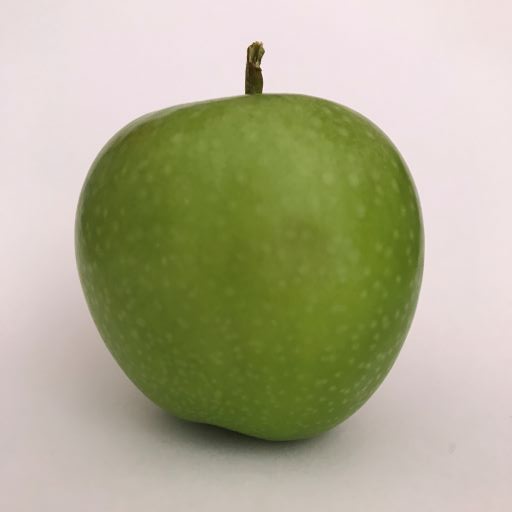
#> input picture data/Arjantin/IMG_1188.JPG, 512 x 512 px; its folder holds only this picture in this run
$ jupyter execute --allow-errors knn.ipynb
#> lines starting #> are read from the running program, lines starting #| are printed output that depends on the picture
[cell 1]
import cv2 as cv
from sklearn.neighbors import KNeighborsClassifier
from sklearn.metrics import accuracy_score
from sklearn.model_selection import GridSearchCV
from sklearn.model_selection import train_test_split
from sklearn.cluster import KMeans
from sklearn.preprocessing import StandardScaler
import numpy as np
import os

[cell 2]
# Set the path to the data folder
data_path = '../data/'

classes = os.listdir(data_path)
data = []
labels = []

for type in classes:
    all_apples = os.listdir(data_path + type)
    for apple in all_apples:
        img = cv.imread(data_path + type + '/' + apple)
#> img is the input picture: shape (512, 512, 3); mean B, G, R 143.8, 172.9, 174.7
        img = cv.cvtColor(img, cv.COLOR_BGR2GRAY)
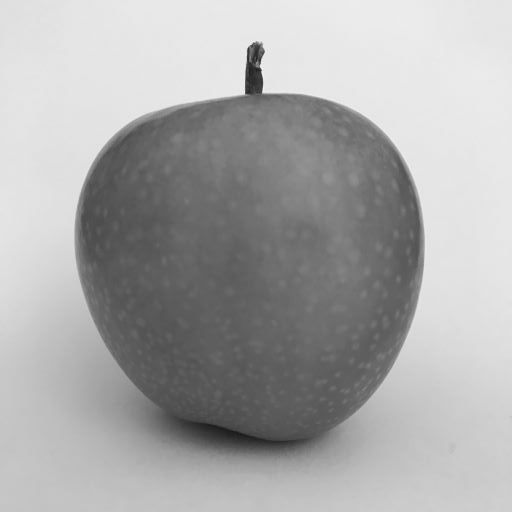
#> img: shape (512, 512); min 22, max 246, mean 170.2
        img = cv.resize(img, (512, 512))
        data.append(img)
        labels.append(type)
#> pass 2 of the loop `for type in classes:`:
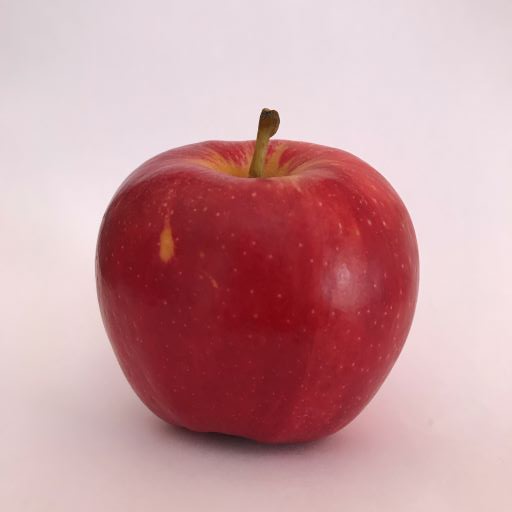
#> input picture data/Buchkeygala/IMG_1161.JPG, 512 x 512 px
#> img is the input picture: shape (512, 512, 3); mean B, G, R 160.2, 155.8, 201.4
#> `img = cv.cvtColor(img, cv.COLOR_BGR2GRAY)`:
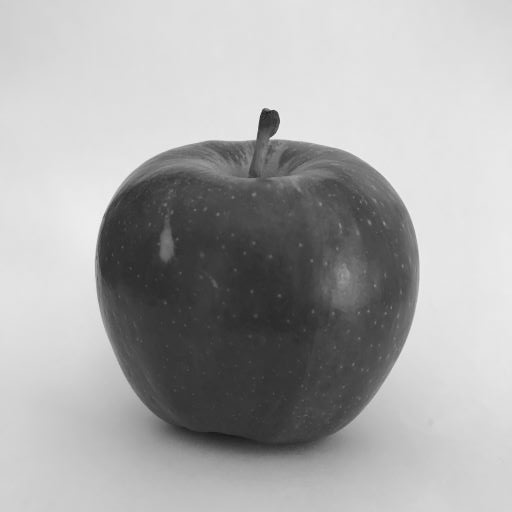
#> img: shape (512, 512); min 24, max 244, mean 169.9

[cell 3]
# Split data and labels into a training set and a test set
train_data, test_data, train_labels, test_labels = train_test_split(data, labels, test_size=0.2, random_state=42)
#> train_data = 1 item; test_data = 1 item; train_labels = ['Arjantin']; test_labels = ['Buchkeygala']

## Bag of visual words (BoVW) + KNN

[cell 4]
# Step 1: Feature extraction
sift = cv.xfeatures2d.SIFT_create()
descriptors = []
for img in train_data:
    kp, des = sift.detectAndCompute(img, None)
    descriptors.extend(des)
#> this loop made 1 pass
#> after the loop, descriptors = 35 items

[cell 5]
# Step 2: Codebook generation
kmeans = KMeans(n_clusters=850)
#> (the rest of this cell did not finish here and is left out)

[cell 6]
# Step 3: Image representation
def get_histogram(target_images):
    features = []
    for img in target_images:
        kp, des = sift.detectAndCompute(img, None)
        histogram = np.zeros(len(codebook))
        for d in des:
            idx = kmeans.predict([d])
            histogram[idx] += 1
        features.append(histogram)
#> after the loop, features = []
    return features

#> (the rest of this cell did not finish here and is left out)
